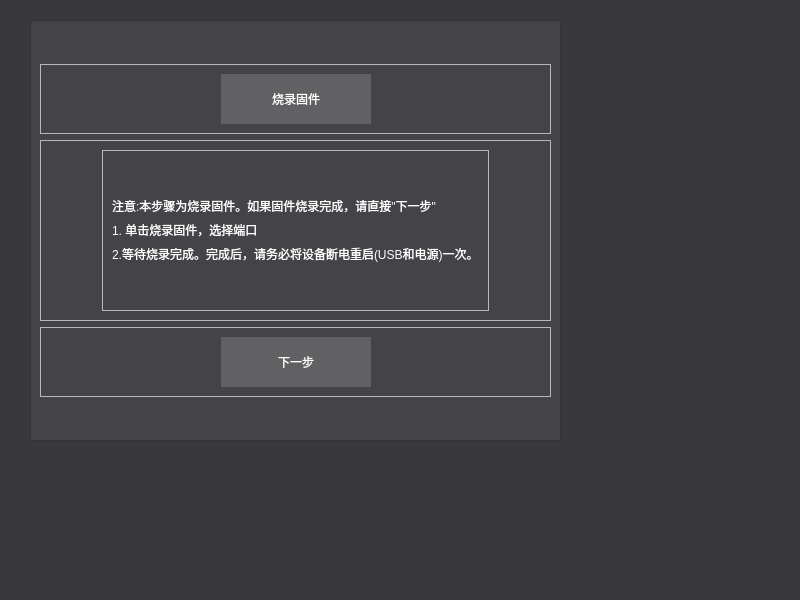
<?xml version="1.0" encoding="UTF-8"?>
<ui version="4.0">
 <class>AH_HexForm</class>
 <widget class="QWidget" name="AH_HexForm">
  <property name="geometry">
   <rect>
    <x>0</x>
    <y>0</y>
    <width>800</width>
    <height>600</height>
   </rect>
  </property>
  <property name="windowTitle">
   <string>Form</string>
  </property>
  <property name="styleSheet">
   <string notr="true">QWidget#AH_HexForm{
	background-color: rgb(57, 57, 61);
}
QLabel{
	
	color: rgb(255, 255, 255);
	font: 9pt &quot;微软雅黑&quot;;
}</string>
  </property>
  <widget class="QFrame" name="frameCheck">
   <property name="geometry">
    <rect>
     <x>30</x>
     <y>20</y>
     <width>531</width>
     <height>421</height>
    </rect>
   </property>
   <property name="styleSheet">
    <string notr="true">QFrame#frameCheck{
	
	background-color: rgb(68, 68, 72);
}
QPushButton{
	border:none;
	color: rgb(255, 255, 255);
	font: 9pt &quot;微软雅黑&quot;;
	background-color: rgb(97, 97, 100);
}
QPushButton:hover{
	border:none;
	color: rgb(255, 255, 255);
	font: 9pt &quot;微软雅黑&quot;;
	background-color: rgb(107, 106, 101);
}
QPushButton:pressed{
	border:none;
	color: rgb(255, 255, 255);
	font: 9pt &quot;微软雅黑&quot;;
	background-color: rgb(59, 58, 63);
}</string>
   </property>
   <property name="frameShape">
    <enum>QFrame::StyledPanel</enum>
   </property>
   <property name="frameShadow">
    <enum>QFrame::Raised</enum>
   </property>
   <layout class="QVBoxLayout" name="verticalLayout">
    <item>
     <spacer name="verticalSpacer_3">
      <property name="orientation">
       <enum>Qt::Vertical</enum>
      </property>
      <property name="sizeHint" stdset="0">
       <size>
        <width>20</width>
        <height>40</height>
       </size>
      </property>
     </spacer>
    </item>
    <item>
     <widget class="QFrame" name="frame_2">
      <property name="maximumSize">
       <size>
        <width>16777215</width>
        <height>70</height>
       </size>
      </property>
      <property name="frameShape">
       <enum>QFrame::StyledPanel</enum>
      </property>
      <property name="frameShadow">
       <enum>QFrame::Raised</enum>
      </property>
      <layout class="QHBoxLayout" name="horizontalLayout_2">
       <item>
        <spacer name="horizontalSpacer_3">
         <property name="orientation">
          <enum>Qt::Horizontal</enum>
         </property>
         <property name="sizeHint" stdset="0">
          <size>
           <width>247</width>
           <height>20</height>
          </size>
         </property>
        </spacer>
       </item>
       <item>
        <widget class="QPushButton" name="btnHex">
         <property name="minimumSize">
          <size>
           <width>150</width>
           <height>50</height>
          </size>
         </property>
         <property name="maximumSize">
          <size>
           <width>150</width>
           <height>50</height>
          </size>
         </property>
         <property name="text">
          <string>烧录固件</string>
         </property>
        </widget>
       </item>
       <item>
        <spacer name="horizontalSpacer_4">
         <property name="orientation">
          <enum>Qt::Horizontal</enum>
         </property>
         <property name="sizeHint" stdset="0">
          <size>
           <width>246</width>
           <height>20</height>
          </size>
         </property>
        </spacer>
       </item>
      </layout>
     </widget>
    </item>
    <item>
     <widget class="QFrame" name="frame">
      <property name="frameShape">
       <enum>QFrame::StyledPanel</enum>
      </property>
      <property name="frameShadow">
       <enum>QFrame::Raised</enum>
      </property>
      <layout class="QHBoxLayout" name="horizontalLayout_3">
       <item>
        <spacer name="horizontalSpacer_5">
         <property name="orientation">
          <enum>Qt::Horizontal</enum>
         </property>
         <property name="sizeHint" stdset="0">
          <size>
           <width>111</width>
           <height>20</height>
          </size>
         </property>
        </spacer>
       </item>
       <item>
        <widget class="QFrame" name="frame_5">
         <property name="frameShape">
          <enum>QFrame::StyledPanel</enum>
         </property>
         <property name="frameShadow">
          <enum>QFrame::Raised</enum>
         </property>
         <layout class="QVBoxLayout" name="verticalLayout_2">
          <item>
           <spacer name="verticalSpacer">
            <property name="orientation">
             <enum>Qt::Vertical</enum>
            </property>
            <property name="sizeHint" stdset="0">
             <size>
              <width>20</width>
              <height>40</height>
             </size>
            </property>
           </spacer>
          </item>
          <item>
           <widget class="QLabel" name="labelT1">
            <property name="text">
             <string>注意:本步骤为烧录固件。如果固件烧录完成，请直接&quot;下一步&quot;</string>
            </property>
           </widget>
          </item>
          <item>
           <widget class="QLabel" name="label">
            <property name="text">
             <string>1. 单击烧录固件，选择端口</string>
            </property>
           </widget>
          </item>
          <item>
           <widget class="QLabel" name="labelT2">
            <property name="text">
             <string>2.等待烧录完成。完成后，请务必将设备断电重启(USB和电源)一次。</string>
            </property>
           </widget>
          </item>
          <item>
           <spacer name="verticalSpacer_2">
            <property name="orientation">
             <enum>Qt::Vertical</enum>
            </property>
            <property name="sizeHint" stdset="0">
             <size>
              <width>20</width>
              <height>40</height>
             </size>
            </property>
           </spacer>
          </item>
         </layout>
        </widget>
       </item>
       <item>
        <spacer name="horizontalSpacer_6">
         <property name="orientation">
          <enum>Qt::Horizontal</enum>
         </property>
         <property name="sizeHint" stdset="0">
          <size>
           <width>110</width>
           <height>20</height>
          </size>
         </property>
        </spacer>
       </item>
      </layout>
     </widget>
    </item>
    <item>
     <widget class="QFrame" name="frame_4">
      <property name="maximumSize">
       <size>
        <width>16777215</width>
        <height>70</height>
       </size>
      </property>
      <property name="frameShape">
       <enum>QFrame::StyledPanel</enum>
      </property>
      <property name="frameShadow">
       <enum>QFrame::Raised</enum>
      </property>
      <layout class="QHBoxLayout" name="horizontalLayout">
       <item>
        <spacer name="horizontalSpacer_2">
         <property name="orientation">
          <enum>Qt::Horizontal</enum>
         </property>
         <property name="sizeHint" stdset="0">
          <size>
           <width>247</width>
           <height>20</height>
          </size>
         </property>
        </spacer>
       </item>
       <item>
        <widget class="QPushButton" name="btnNext">
         <property name="minimumSize">
          <size>
           <width>150</width>
           <height>50</height>
          </size>
         </property>
         <property name="maximumSize">
          <size>
           <width>150</width>
           <height>50</height>
          </size>
         </property>
         <property name="text">
          <string>下一步</string>
         </property>
        </widget>
       </item>
       <item>
        <spacer name="horizontalSpacer">
         <property name="orientation">
          <enum>Qt::Horizontal</enum>
         </property>
         <property name="sizeHint" stdset="0">
          <size>
           <width>246</width>
           <height>20</height>
          </size>
         </property>
        </spacer>
       </item>
      </layout>
     </widget>
    </item>
    <item>
     <spacer name="verticalSpacer_4">
      <property name="orientation">
       <enum>Qt::Vertical</enum>
      </property>
      <property name="sizeHint" stdset="0">
       <size>
        <width>20</width>
        <height>40</height>
       </size>
      </property>
     </spacer>
    </item>
   </layout>
  </widget>
 </widget>
 <resources/>
 <connections/>
</ui>
